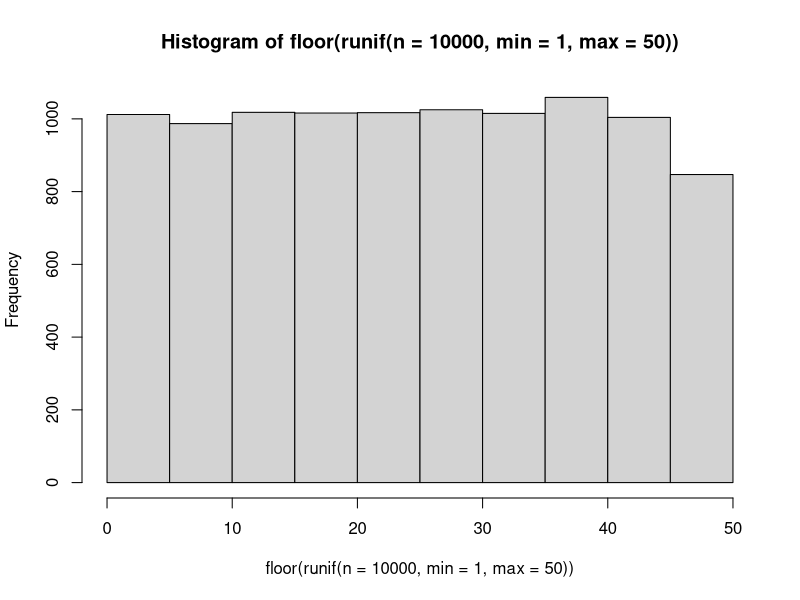
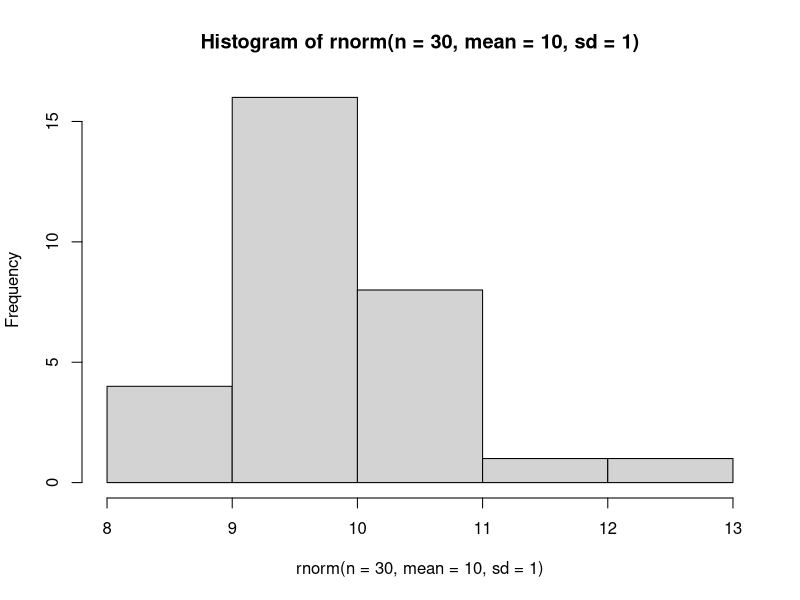
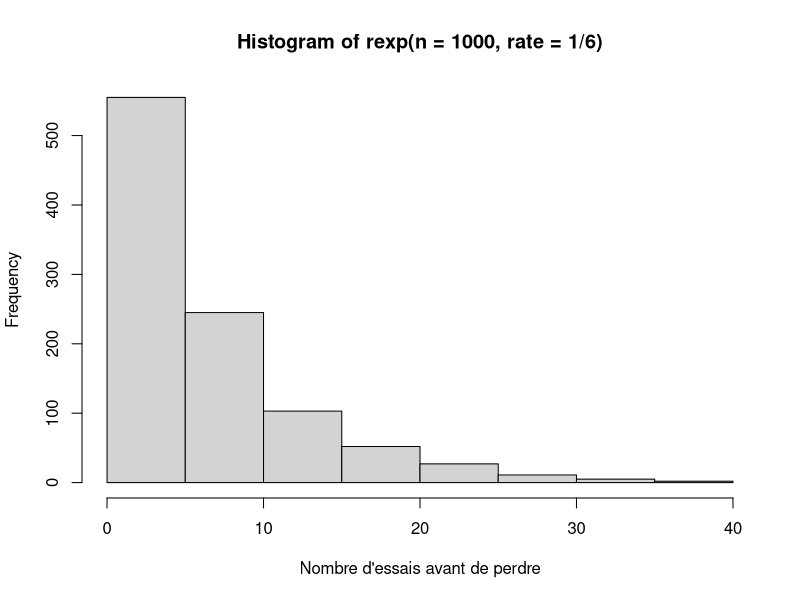
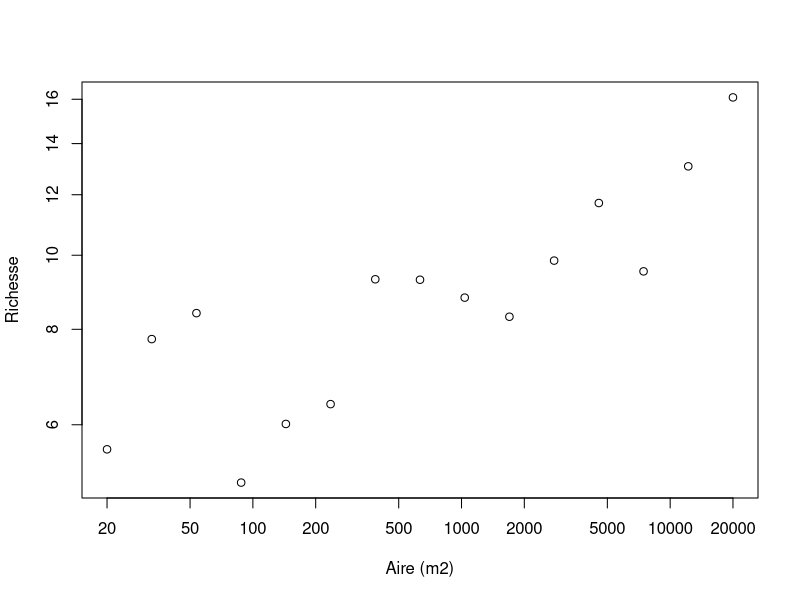
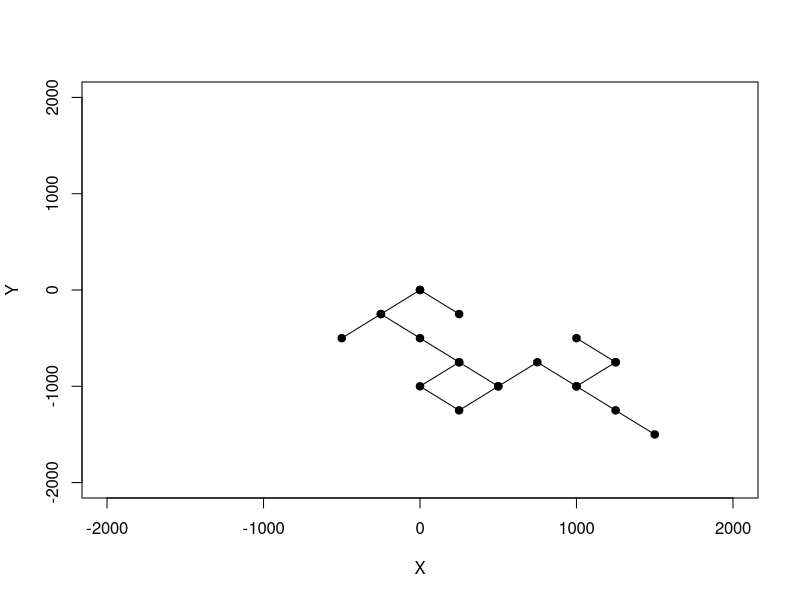
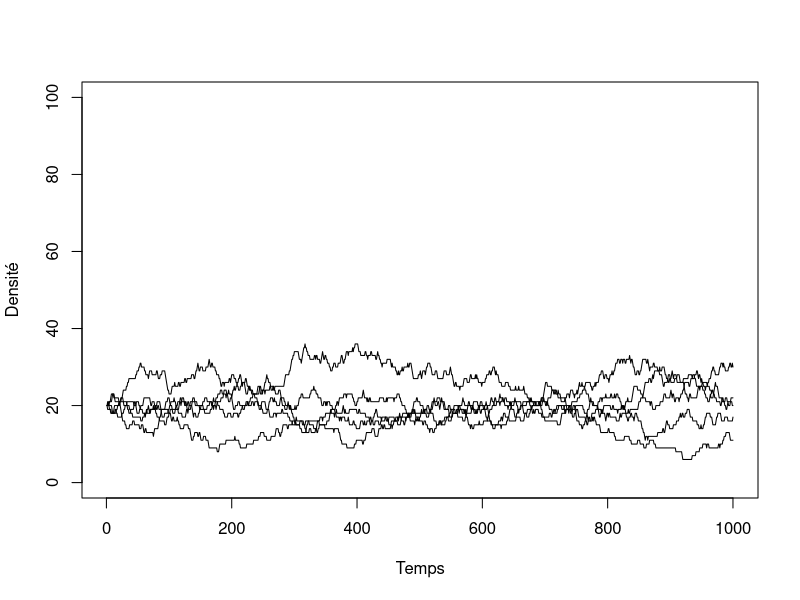

Source code (R) for these figures, in order:
## ---- chunk 1
valeurs = c("2", "3", "4", "5", "6", "7", "8", "9", "10", "valet", "reine", "roi", "as")
couleurs = rep(c("pique", "trèfle", "carreau", "coeur"),each = 13)
cartes = paste(valeurs,"-",couleurs)
tirage = function(n, cartes) {
    sample(x = cartes, size = n, replace = FALSE)
}
tirage(3, cartes)
## ---- chunk 2
hist(floor(runif(n = 10000, min = 1, max = 50)))
## ---- chunk 3
hist(rnorm(n = 30, mean = 10, sd = 1))
## ---- chunk 4
rbinom(n = 10, size = 1, prob = 0.5)
## ---- chunk 5
rmultinom(n = 3, size = 1, prob = rep(1/6, 6))
## ---- chunk 6
hist(rexp(n = 1000, rate = 1/6),
xlab = "Nombre d'essais avant de perdre")
## ---- chunk 7
A = 2*10^seq(1, 4, length.out = 15)
c = 3
z = 0.15
S = rnorm(15, mean = c*A^z, sd = 1.5)
plot(A, S, xlab = "Aire (m2)", ylab = "Richesse",
  log = "xy")
## ---- chunk 8
set.seed(1)
p <- 0.55
alea <- runif(n = 1, min = 0, max = 1)
if(alea < p) res = "pile" else res = "face"
res
## ---- chunk 9
nsteps = 20
xy = matrix(0,nr = 21, nc = 2)
xy[1,] = c(0,0)
direction = 90
for(step in 2:(nsteps+1)) {
    # Son chemin en X
    if(runif(1,0,1) < 0.5){
      xy[step,1] = xy[step-1,1] + 250
    } else {
      xy[step,1] = xy[step-1,1] - 250}

    # Son chemin en Y
    if(runif(1,0,1) < 0.5){
      xy[step,2] = xy[step-1,2] + 250
    } else {
      xy[step,2] = xy[step-1,2] - 250
    }
}
## ---- chunk 10
plot(xy[,1],xy[,2], type = "l", xlim = c(-2000,2000),ylim = c(-2000,2000),
    xlab = "X", ylab = "Y")
points(xy[,1],xy[,2],pch = 19)
## ---- chunk 11
etats <- c("A", "B", "C", "D", "E")
p = c(0.1, 0.5, 0.2, 0.05, 0.15)
sum(p)

# On utilise cumsum pour calculer la probabilité cumulative
cump <- cumsum(p)
cump
## ---- chunk 12
alea <- runif(1,0,1)
alea
n_etats <- 5; i = 1; plus_petit = FALSE
while(plus_petit == FALSE) {
    if(alea < cump[i]) {
        decision = etats[i]
        plus_petit = TRUE
    }
    else {
        i = i + 1
    }
}
decision
## ---- chunk 13
tirage <- function(p) {
    etats <- c("A", "B", "C", "D", "E")
    res <- rmultinom(n=1,size=1,prob=p)
    etats[which(res==1)]
}
tirage(p)
## ---- chunk 14
nsteps <- 1000
S <- 5
K <- 100
N <- matrix(nr = nsteps, nc = S)

# Une fonction utile pour faire des tirages
# Elle retourne la position de l'espèce pigée au hasard
tirage  <- function(p) {
    res <- rmultinom(n=1,size=1,prob=p)
    return(which(res==1))
}
## ---- chunk 15
# On démarre la simulation avec 20 individus par espèce
N[1,] =rep(K/S, S)

# La boucle principale
for(step in 2:nsteps) {

    # Calcul de l'abondance relative
    p = N[step-1,] / K

    # On tire l'identité de l'espèce qui meurt
    ID_mort = tirage(p)

    # On applique le changement
    N[step,] = N[step-1,]
    N[step,ID_mort] = N[step,ID_mort] - 1

    # On tire l'identité de la recrue
    ID_recrue = tirage(p)
    N[step,ID_recrue] = N[step,ID_recrue] + 1
}
## ---- chunk 16
# Illustration des résultats
plot(c(1:nsteps), N[,1], type = "l", ylim = c(0,K),
    xlab = "Temps", ylab = "Densité")
for(i in 2:S) lines(c(1:nsteps), N[,i])
